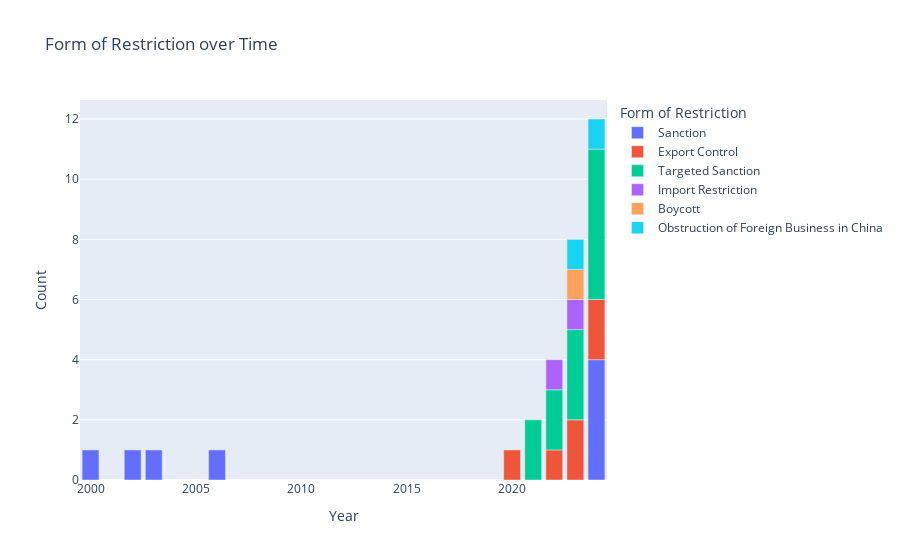

Write notebook code for a chart like this one.
### Code cell
fig = px.bar(df_for, x="Year", y="Title", color="Form of Restriction", title="Form of Restriction over Time", labels={'Title': 'Count'})
fig.show() # weird because time scale + little data - switched to year

### Figure 1 — Plotly figure (JSON) as saved in the notebook; plotly's stock layout.template omitted (floating-point values rounded to 4 significant figures)
{"data": [{"alignmentgroup": "True", "hovertemplate": "Form of Restriction=Sanction<br>Year=%{x}<br>Count=%{y}<extra></extra>", "legendgroup": "Sanction", "marker": {"color": "#636efa", "pattern": {"shape": ""}}, "name": "Sanction", "offsetgroup": "Sanction", "orientation": "v", "showlegend": true, "textposition": "auto", "type": "bar", "x": [2000, 2002, 2003, 2006, 2024], "xaxis": "x", "y": [1, 1, 1, 1, 4], "yaxis": "y"}, {"alignmentgroup": "True", "hovertemplate": "Form of Restriction=Export Control<br>Year=%{x}<br>Count=%{y}<extra></extra>", "legendgroup": "Export Control", "marker": {"color": "#EF553B", "pattern": {"shape": ""}}, "name": "Export Control", "offsetgroup": "Export Control", "orientation": "v", "showlegend": true, "textposition": "auto", "type": "bar", "x": [2020, 2022, 2023, 2024], "xaxis": "x", "y": [1, 1, 2, 2], "yaxis": "y"}, {"alignmentgroup": "True", "hovertemplate": "Form of Restriction=Targeted Sanction<br>Year=%{x}<br>Count=%{y}<extra></extra>", "legendgroup": "Targeted Sanction", "marker": {"color": "#00cc96", "pattern": {"shape": ""}}, "name": "Targeted Sanction", "offsetgroup": "Targeted Sanction", "orientation": "v", "showlegend": true, "textposition": "auto", "type": "bar", "x": [2021, 2022, 2023, 2024], "xaxis": "x", "y": [2, 2, 3, 5], "yaxis": "y"}, {"alignmentgroup": "True", "hovertemplate": "Form of Restriction=Import Restriction<br>Year=%{x}<br>Count=%{y}<extra></extra>", "legendgroup": "Import Restriction", "marker": {"color": "#ab63fa", "pattern": {"shape": ""}}, "name": "Import Restriction", "offsetgroup": "Import Restriction", "orientation": "v", "showlegend": true, "textposition": "auto", "type": "bar", "x": [2022, 2023], "xaxis": "x", "y": [1, 1], "yaxis": "y"}, {"alignmentgroup": "True", "hovertemplate": "Form of Restriction=Boycott<br>Year=%{x}<br>Count=%{y}<extra></extra>", "legendgroup": "Boycott", "marker": {"color": "#FFA15A", "pattern": {"shape": ""}}, "name": "Boycott", "offsetgroup": "Boycott", "orientation": "v", "showlegend": true, "textposition": "auto", "type": "bar", "x": [2023], "xaxis": "x", "y": [1], "yaxis": "y"}, {"alignmentgroup": "True", "hovertemplate": "Form of Restriction=Obstruction of Foreign Business in China<br>Year=%{x}<br>Count=%{y}<extra></extra>", "legendgroup": "Obstruction of Foreign Business in China", "marker": {"color": "#19d3f3", "pattern": {"shape": ""}}, "name": "Obstruction of Foreign Business in China", "offsetgroup": "Obstruction of Foreign Business in China", "orientation": "v", "showlegend": true, "textposition": "auto", "type": "bar", "x": [2023, 2024], "xaxis": "x", "y": [1, 1], "yaxis": "y"}], "layout": {"barmode": "relative", "legend": {"title": {"text": "Form of Restriction"}, "tracegroupgap": 0}, "title": {"text": "Form of Restriction over Time"}, "xaxis": {"anchor": "y", "domain": [0, 1], "title": {"text": "Year"}}, "yaxis": {"anchor": "x", "domain": [0, 1], "title": {"text": "Count"}}}}
